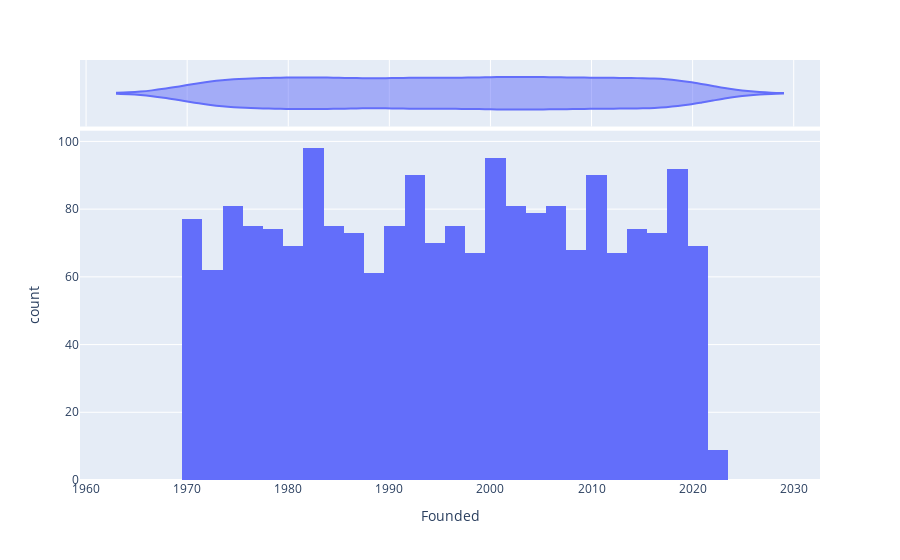

This figure's notebook cell:
### Markdown cell above
After conducting exploratory data analysis on the "Status" variable, we can conclude that there is no strong correlation between the distribution of status and the other variables. This suggests that status is not a significant factor in predicting the values of other variables. This conclusion is important from a machine learning perspective, as it implies that including status as a variable in a predictive model might not significantly improve accuracy. It also indicates that there may be other, more influential factors in determining the values of these variables. Additional analysis, such as generating a correlation matrix or creating new variables, may be necessary to identify these factors and improve the accuracy of our models.

### Code cell
# Create a histogram of the 'Founded' column, and include the Violin plot to show the distribution
fig = px.histogram(df, x='Founded', marginal='violin')

# Display the plot
fig.show()

### Figure 1 — Plotly figure (JSON) as saved in the notebook; plotly's stock layout.template omitted (floating-point values rounded to 4 significant figures; data arrays with more than 128 entries replaced by an {"elided": "..."} marker saying what was removed)
{"data": [{"alignmentgroup": "True", "bingroup": "x", "hovertemplate": "Founded=%{x}<br>count=%{y}<extra></extra>", "legendgroup": "", "marker": {"color": "#636efa", "pattern": {"shape": ""}}, "name": "", "offsetgroup": "", "orientation": "v", "showlegend": false, "type": "histogram", "x": {"elided": "2000 int values"}, "xaxis": "x", "yaxis": "y"}, {"alignmentgroup": "True", "hovertemplate": "Founded=%{x}<extra></extra>", "legendgroup": "", "marker": {"color": "#636efa"}, "name": "", "offsetgroup": "", "scalegroup": "x", "showlegend": false, "type": "violin", "x": {"elided": "2000 int values"}, "xaxis": "x2", "yaxis": "y2"}], "layout": {"autosize": true, "barmode": "relative", "legend": {"tracegroupgap": 0}, "margin": {"t": 60}, "xaxis": {"anchor": "y", "autorange": true, "domain": [0, 1], "range": [1959.0, 2033.0], "title": {"text": "Founded"}, "type": "linear"}, "xaxis2": {"anchor": "y2", "autorange": true, "domain": [0, 1], "matches": "x", "range": [1959.0, 2033.0], "showgrid": true, "showticklabels": false, "type": "linear"}, "yaxis": {"anchor": "x", "autorange": true, "domain": [0, 0.8316], "range": [0, 103.2], "title": {"text": "count"}}, "yaxis2": {"anchor": "x2", "autorange": true, "domain": [0.8416, 1], "matches": "y2", "range": [-0.5, 0.5], "showgrid": false, "showline": false, "showticklabels": false, "ticks": "", "type": "category"}}}
